Frame 1 (no input): blank canvas, image omitted
Frame 60 (no input): blank canvas, image omitted
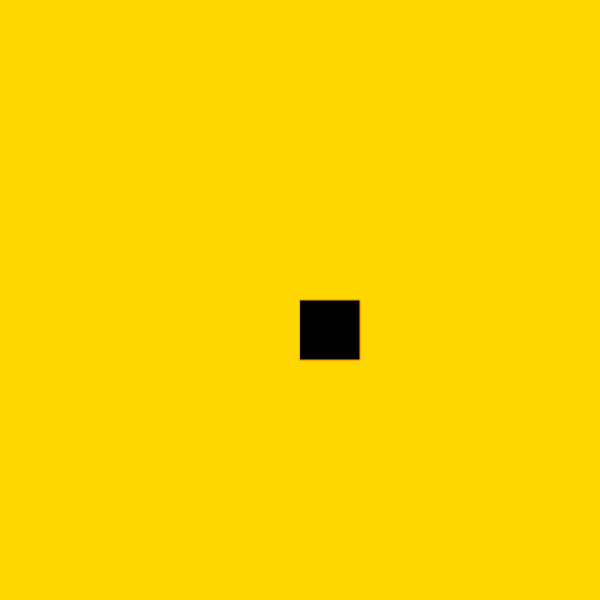
Frame 120 (the mouse pressed at the canvas centre since frame 60)

The p5.js sketch whose frames 1 and 60 were blank and that drew this single picture after the mouse press (run headless with seeded random() and noise() and a simulated clock; from frame 60 on, the mouse is pressed at the canvas centre):

// p5.js sketch
// ── sketch.js
function setup() {
  createCanvas(600, 600);
   background('gold');
}

function draw() {
 
  
  stroke('orange');
  fill('black');
  
  if(mouseIsPressed){rect(mouseX,mouseY,60,60)}
  
}
